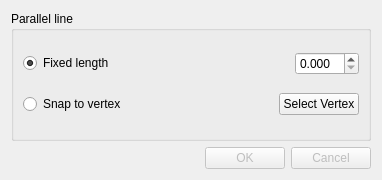
<?xml version="1.0" encoding="UTF-8"?>
<ui version="4.0">
 <class>ParallelLine</class>
 <widget class="QDialog" name="ParallelLine">
  <property name="geometry">
   <rect>
    <x>0</x>
    <y>0</y>
    <width>382</width>
    <height>180</height>
   </rect>
  </property>
  <property name="sizePolicy">
   <sizepolicy hsizetype="Minimum" vsizetype="Preferred">
    <horstretch>0</horstretch>
    <verstretch>0</verstretch>
   </sizepolicy>
  </property>
  <property name="windowTitle">
   <string>Parallel Line</string>
  </property>
  <layout class="QGridLayout" name="gridLayout">
   <item row="4" column="0">
    <widget class="QDialogButtonBox" name="buttonBox">
     <property name="enabled">
      <bool>false</bool>
     </property>
     <property name="standardButtons">
      <set>QDialogButtonBox::Cancel|QDialogButtonBox::Ok</set>
     </property>
    </widget>
   </item>
   <item row="3" column="0">
    <widget class="QGroupBox" name="groupBox">
     <property name="title">
      <string>Parallel line</string>
     </property>
     <layout class="QGridLayout" name="gridLayout_2">
      <item row="0" column="0">
       <layout class="QHBoxLayout" name="horizontalLayout">
        <item>
         <widget class="QRadioButton" name="radioFixed">
          <property name="text">
           <string>Fixed length</string>
          </property>
          <property name="checked">
           <bool>true</bool>
          </property>
         </widget>
        </item>
        <item>
         <spacer name="horizontalSpacer">
          <property name="orientation">
           <enum>Qt::Horizontal</enum>
          </property>
          <property name="sizeHint" stdset="0">
           <size>
            <width>40</width>
            <height>20</height>
           </size>
          </property>
         </spacer>
        </item>
        <item>
         <widget class="QDoubleSpinBox" name="spinBoxDistance">
          <property name="enabled">
           <bool>true</bool>
          </property>
          <property name="decimals">
           <number>3</number>
          </property>
          <property name="maximum">
           <double>99.989999999999995</double>
          </property>
         </widget>
        </item>
       </layout>
      </item>
      <item row="1" column="0">
       <layout class="QHBoxLayout" name="horizontalLayout_2">
        <item>
         <widget class="QRadioButton" name="radioVertex">
          <property name="text">
           <string>Snap to vertex</string>
          </property>
         </widget>
        </item>
        <item>
         <spacer name="horizontalSpacer_2">
          <property name="orientation">
           <enum>Qt::Horizontal</enum>
          </property>
          <property name="sizeHint" stdset="0">
           <size>
            <width>40</width>
            <height>20</height>
           </size>
          </property>
         </spacer>
        </item>
        <item>
         <widget class="QPushButton" name="btnSelectVertex">
          <property name="text">
           <string>Select Vertex</string>
          </property>
         </widget>
        </item>
       </layout>
      </item>
     </layout>
    </widget>
   </item>
  </layout>
 </widget>
 <resources/>
 <connections>
  <connection>
   <sender>buttonBox</sender>
   <signal>rejected()</signal>
   <receiver>ParallelLine</receiver>
   <slot>reject()</slot>
   <hints>
    <hint type="sourcelabel">
     <x>272</x>
     <y>383</y>
    </hint>
    <hint type="destinationlabel">
     <x>246</x>
     <y>279</y>
    </hint>
   </hints>
  </connection>
  <connection>
   <sender>buttonBox</sender>
   <signal>accepted()</signal>
   <receiver>ParallelLine</receiver>
   <slot>accept()</slot>
   <hints>
    <hint type="sourcelabel">
     <x>341</x>
     <y>382</y>
    </hint>
    <hint type="destinationlabel">
     <x>335</x>
     <y>270</y>
    </hint>
   </hints>
  </connection>
 </connections>
</ui>
